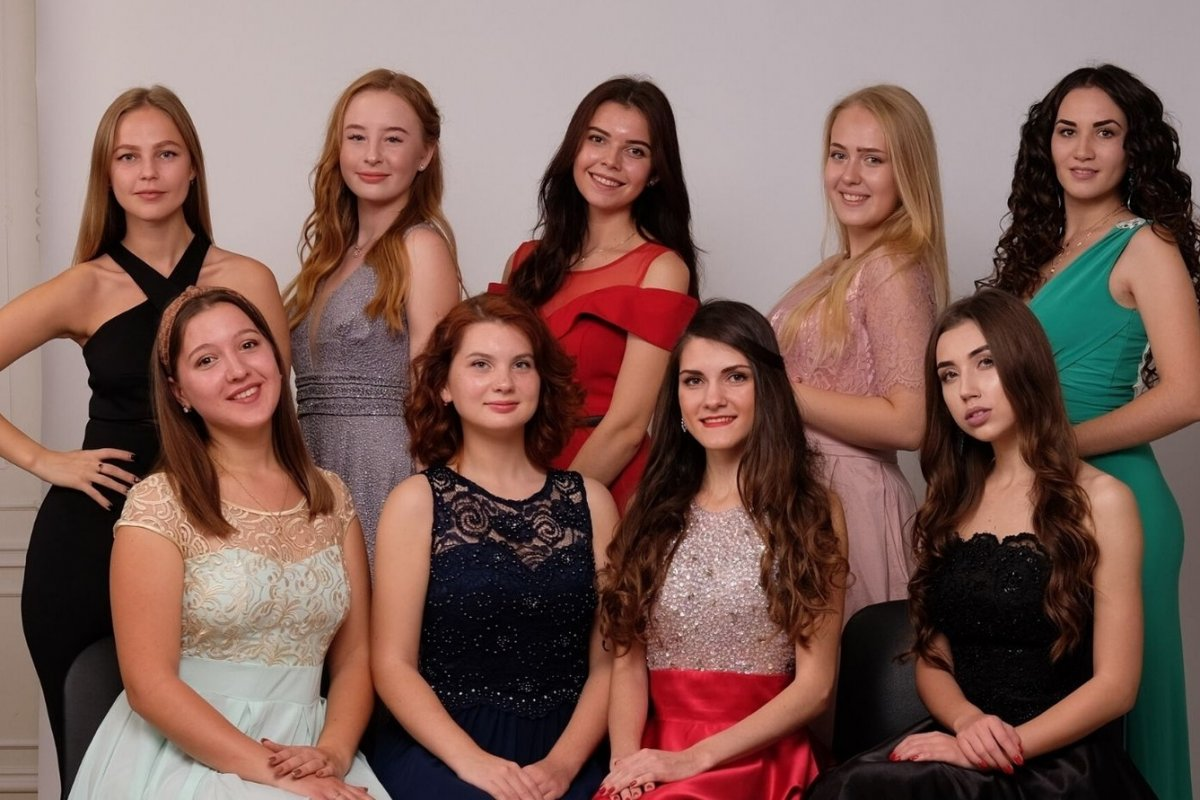
#> input picture examples/data/detector-face-vj/sevgu.jpg, 1200 x 800 px
$ jupyter execute --allow-errors 05-detector-face-vj.ipynb   (shell and % lines are left out)
#> lines starting #> are read from the running program, lines starting #| are printed output that depends on the picture
__детектор лиц Виолы-Джонса__

Евгений Борисов <esborisov@sevsu.ru>

---

Rapid Object Detection using a Boosted Cascade of Simple Features
Paul Viola , Michael Jones,
proceedings IEEE Conf. on Computer Vision and Pattern Recognition (CVPR 2001),

http://vision.stanford.edu/teaching/cs231b_spring1213/papers/CVPR01_ViolaJones.pdf

---

[cell 1]
import numpy as np
from matplotlib import pyplot as plt

[cell 2]
import cv2
cv2.__version__

[cell 3]
test_image_file = '../data/detector-face-vj/sevgu.jpg'
# test_image_file = '../data/detector-face-vj/scale.jpg'

[cell 4]
plt.figure(figsize=(10,10))
plt.axis(False)
plt.imshow(cv2.cvtColor(cv2.imread(test_image_file),cv2.COLOR_BGR2RGB))

[cell 5]
# подгружаем параметры классификатора

from os.path import exists

cascPath = '/usr/share/opencv4/haarcascades/haarcascade_frontalface_default.xml'
#> (the rest of this cell did not finish here and is left out)

[cell 6]
frame = cv2.imread(test_image_file) # оригинальная картинка
#> frame is the input picture: shape (800, 1200, 3); mean B, G, R 88.3, 95.9, 126.1
gray = cv2.cvtColor( frame, cv2.COLOR_BGR2GRAY) # конвертируем в grayscale
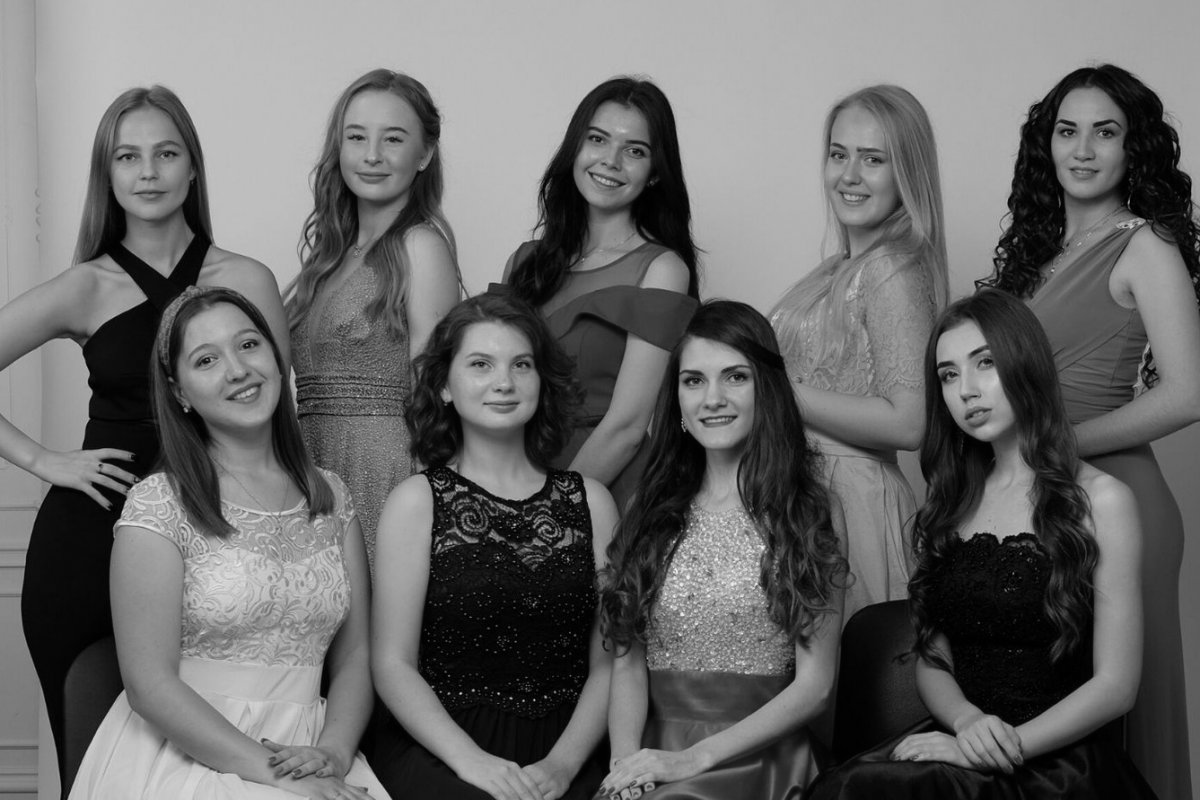
#> gray: shape (800, 1200); min 0, max 245, mean 104.1

# масштабируем картинку
s = (320,240)
gray_small = cv2.resize(gray,s )
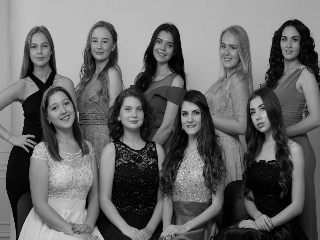
#> gray_small: shape (240, 320); min 0, max 236, mean 104.1

h,w,_ = frame.shape # размер оригинала
#> h = 800; w = 1200
f = (w/s[0],h/s[1]) # scale factor
#> f = (3.75, 3.33)

$ run again, with examples/data/detector-face-vj/scale.jpg copied over examples/data/detector-face-vj/sevgu.jpg
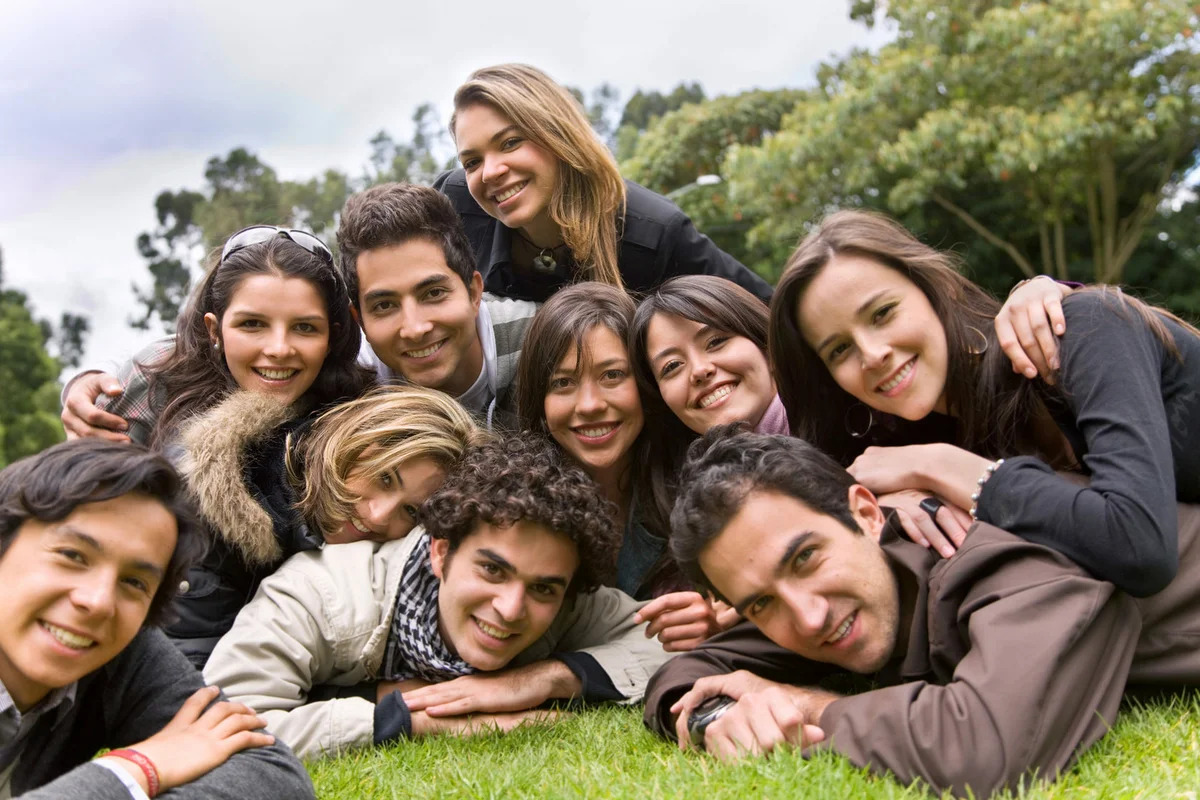
#> input picture examples/data/detector-face-vj/scale.jpg, 1200 x 800 px
#> frame is the input picture: shape (800, 1200, 3); mean B, G, R 106.7, 123.8, 137
#> `gray = cv2.cvtColor( frame, cv2.COLOR_BGR2GRAY)`:
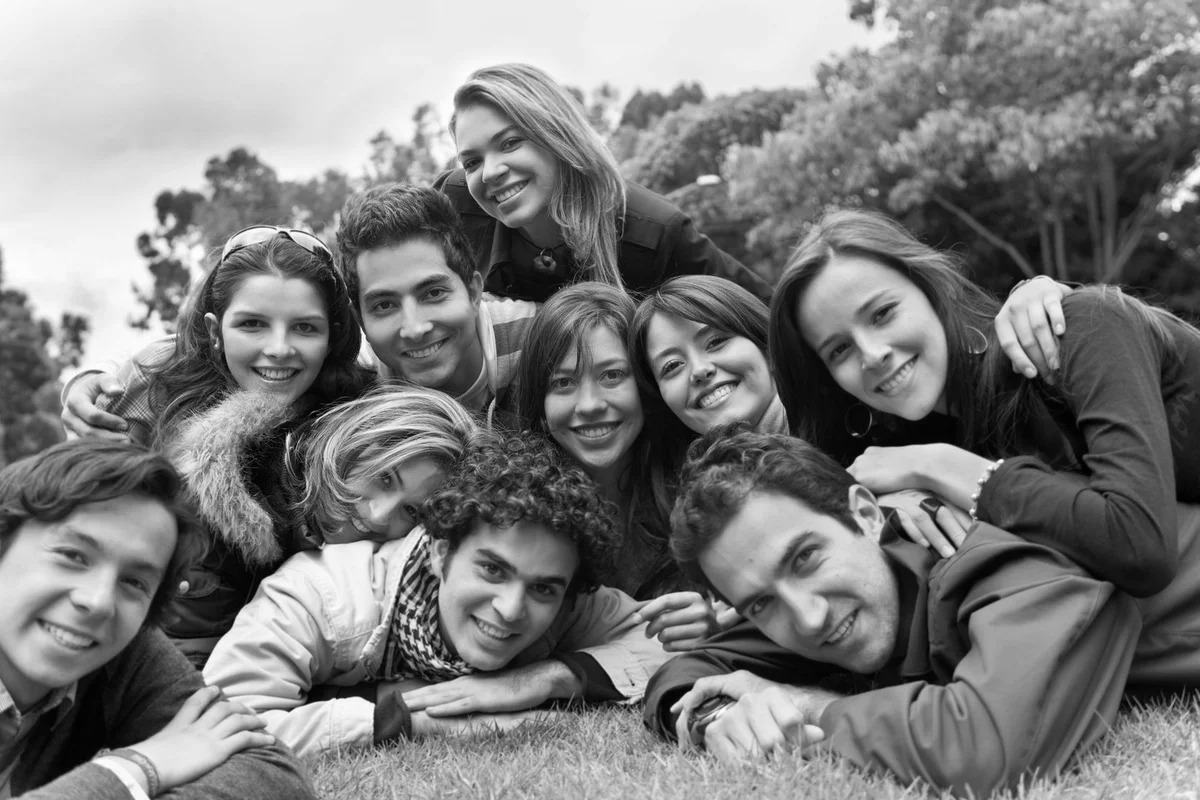
#> gray: shape (800, 1200); min 0, max 255, mean 125.8
#> `gray_small = cv2.resize(gray,s )`:
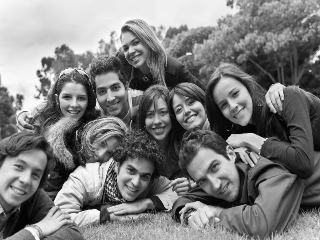
#> gray_small: shape (240, 320); min 0, max 255, mean 125.7
